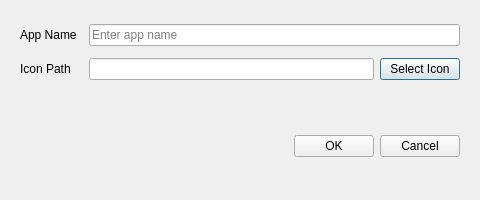
<?xml version="1.0" encoding="UTF-8"?>
<ui version="4.0">
 <class>AppConfigDialog</class>
 <widget class="QDialog" name="AppConfigDialog">
  <property name="geometry">
   <rect>
    <x>0</x>
    <y>0</y>
    <width>480</width>
    <height>200</height>
   </rect>
  </property>
   <property name="windowTitle">
    <string>App Config</string>
   </property>
  <property name="minimumWidth">
   <number>400</number>
  </property>
  <layout class="QVBoxLayout" name="verticalLayout">
   <property name="leftMargin">
    <number>20</number>
   </property>
   <property name="topMargin">
    <number>24</number>
   </property>
   <property name="rightMargin">
    <number>20</number>
   </property>
   <property name="bottomMargin">
    <number>20</number>
   </property>
   <item>
    <layout class="QFormLayout" name="formLayout">
     <property name="spacing">
      <number>12</number>
     </property>
     <property name="topMargin">
      <number>0</number>
     </property>
     <item row="0" column="0">
       <widget class="QLabel" name="label">
        <property name="text">
         <string>App Name</string>
        </property>
       </widget>
      </item>
      <item row="0" column="1">
       <widget class="QLineEdit" name="appNameEdit">
        <property name="placeholderText">
         <string>Enter app name</string>
       </property>
      </widget>
     </item>
     <item row="1" column="0">
       <widget class="QLabel" name="label_2">
        <property name="text">
         <string>Icon Path</string>
       </property>
      </widget>
     </item>
     <item row="1" column="1">
      <widget class="QWidget" name="horizontalWidget" native="true">
       <layout class="QHBoxLayout" name="horizontalLayout">
        <property name="leftMargin">
         <number>0</number>
        </property>
        <property name="topMargin">
         <number>0</number>
        </property>
        <property name="rightMargin">
         <number>0</number>
        </property>
        <property name="bottomMargin">
         <number>0</number>
        </property>
        <item>
         <widget class="QLineEdit" name="iconPathEdit"/>
        </item>
        <item>
         <widget class="QPushButton" name="selectIconBtn">
          <property name="text">
           <string>Select Icon</string>
          </property>
         </widget>
        </item>
       </layout>
      </widget>
     </item>
    </layout>
   </item>
   <item>
    <widget class="QWidget" name="horizontalWidget_2" native="true">
     <layout class="QHBoxLayout" name="horizontalLayout_2">
      <property name="leftMargin">
       <number>0</number>
      </property>
      <property name="topMargin">
       <number>8</number>
      </property>
      <property name="rightMargin">
       <number>0</number>
      </property>
      <property name="bottomMargin">
       <number>0</number>
      </property>
      <item>
       <spacer name="horizontalSpacer">
        <property name="orientation">
         <enum>Qt::Horizontal</enum>
        </property>
        <property name="sizeHint" stdset="0">
         <size>
          <width>40</width>
          <height>20</height>
         </size>
        </property>
       </spacer>
      </item>
      <item>
        <widget class="QPushButton" name="confirmBtn">
         <property name="text">
          <string>OK</string>
         </property>
        </widget>
       </item>
       <item>
        <widget class="QPushButton" name="cancelBtn">
         <property name="text">
          <string>Cancel</string>
        </property>
       </widget>
      </item>
     </layout>
    </widget>
   </item>
  </layout>
 </widget>
 <resources/>
 <connections/>
</ui>
